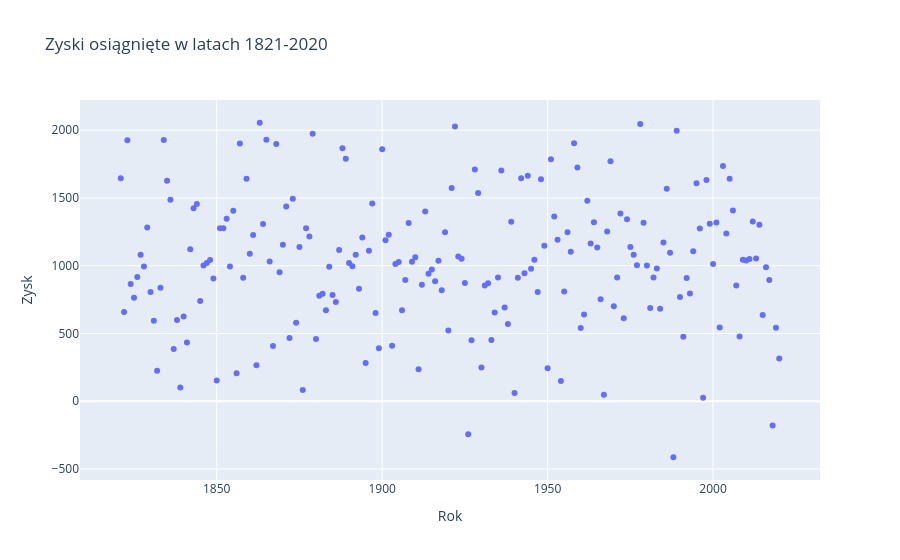

Write notebook code for a chart like this one.
### Code cell
px.scatter(df, "Rok","Zysk", title="Zyski osiągnięte w latach 1821-2020")

### Figure 1 — Plotly figure (JSON) as saved in the notebook; plotly's stock layout.template omitted (floating-point values rounded to 4 significant figures; data arrays with more than 128 entries replaced by an {"elided": "..."} marker saying what was removed)
{"data": [{"hovertemplate": "Rok=%{x}<br>Zysk=%{y}<extra></extra>", "legendgroup": "", "marker": {"color": "#636efa", "symbol": "circle"}, "mode": "markers", "name": "", "orientation": "v", "showlegend": false, "type": "scatter", "x": {"elided": "200 int values"}, "xaxis": "x", "y": {"elided": "200 int values"}, "yaxis": "y"}], "layout": {"legend": {"tracegroupgap": 0}, "title": {"text": "Zyski osiągnięte w latach 1821-2020"}, "xaxis": {"anchor": "y", "domain": [0, 1], "title": {"text": "Rok"}}, "yaxis": {"anchor": "x", "domain": [0, 1], "title": {"text": "Zysk"}}}}
